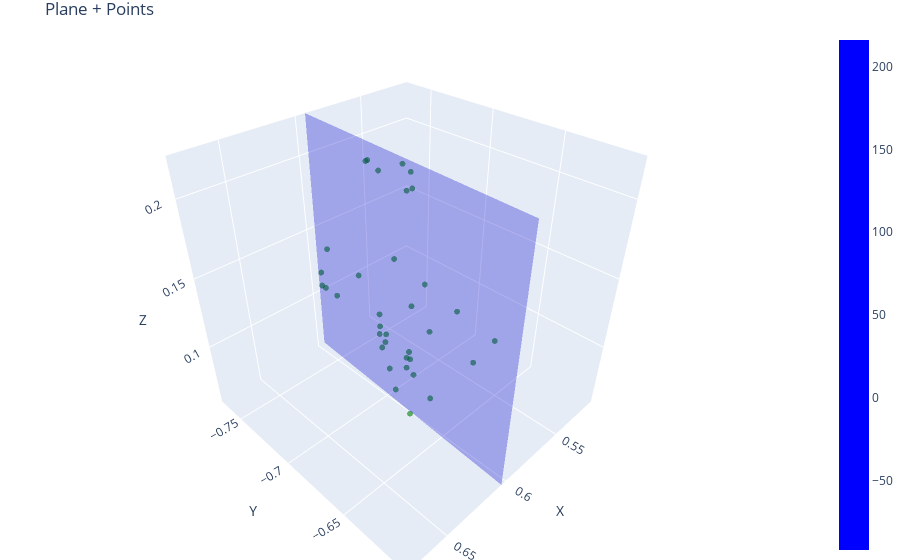

Here is the notebook cell this chart was saved with:
### Code cell
visualize_plane_with_points(plane_model, inliers, outliers)
